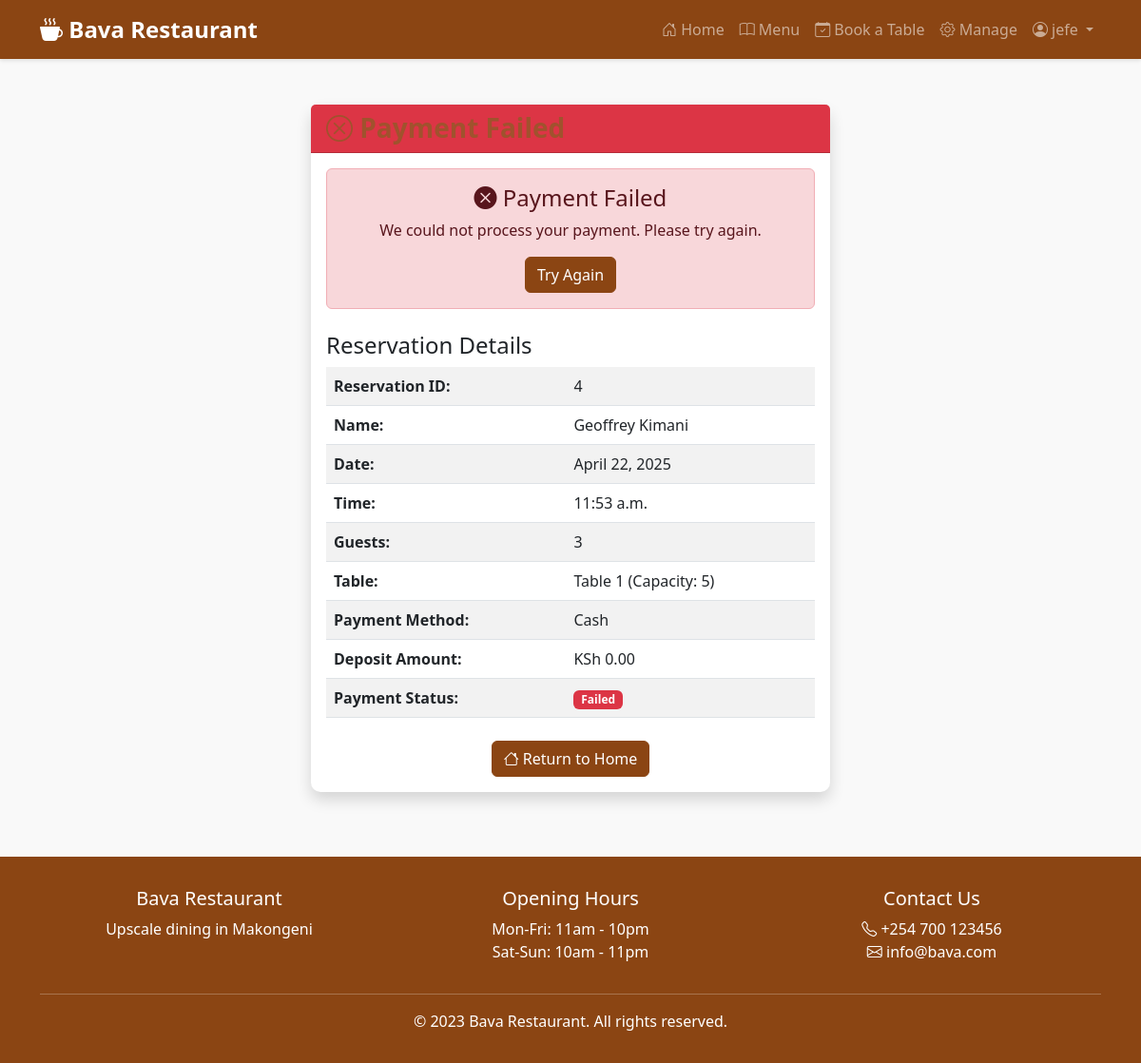
The page /payment/status/4/ (signed in) on the database its author committed.
### restaurant/models.py (models this page shows, shortened)
class Reservation(models.Model):
    PAYMENT_METHOD_CHOICES = [
        ('mpesa', 'Mpesa'),
        ('cash', 'Cash'),
    ]
    user = models.ForeignKey(User, on_delete=models.CASCADE, null=True, blank=True)
    customer_name = models.CharField(max_length=100)
    customer_email = models.EmailField()
    customer_phone = models.CharField(max_length=15)
    table = models.ForeignKey(Table, on_delete=models.CASCADE)
    reservation_date = models.DateField()
    reservation_time = models.TimeField()
    number_of_guests = models.PositiveIntegerField()
    special_requests = models.TextField(blank=True)
    created_at = models.DateTimeField(auto_now_add=True)
    is_confirmed = models.BooleanField(default=False)
    payment_method = models.CharField(
        max_length=10,
        choices=PAYMENT_METHOD_CHOICES,
        default='cash'
    )
    deposit_amount = models.DecimalField(max_digits=6, decimal_places=2, default=0)

class Table(models.Model):
    table_number = models.CharField(max_length=10, unique=True)
    capacity = models.PositiveIntegerField()
    is_available = models.BooleanField(default=True)
    def __str__(self):
        return f"Table {self.table_number} (Capacity: {self.capacity})"

### restaurant/views.py (the view)
# urls.py: path('payment/status/<int:reservation_id>/', views.payment_status, name='payment_status'),
@login_required(login_url='login')
def payment_status(request, reservation_id):
    try:
        reservation = Reservation.objects.get(id=reservation_id, user=request.user)
        return render(request, 'payment_status.html', {
            'reservation': reservation
        })
    except Reservation.DoesNotExist:
        messages.error(request, "Reservation not found or you don't have permission to access it.")
        return redirect('home')

### templates/payment_status.html (shortened to what this page needs)
{% extends 'base.html' %}
{% block content %}
<div class="row justify-content-center">
    <div class="col-md-6">
        <div class="card shadow">
            <div class="card-header {% if reservation.payment_status == 'paid' %}bg-success{% elif reservation.payment_status == 'pending' %}bg-warning{% else %}bg-danger{% endif %} text-white">
                <h3 class="card-title mb-0">
                    {% if reservation.payment_status == 'paid' %}
                        <i class="bi bi-check-circle"></i> Payment Complete
                    {% elif reservation.payment_status == 'pending' %}
                        <i class="bi bi-hourglass-split"></i> Payment Processing
                    {% else %}
                        <i class="bi bi-x-circle"></i> Payment Failed
                    {% endif %}
                </h3>
            </div>
            <div class="card-body">
                <div class="payment-status text-center mb-4">
                    {% if reservation.payment_status == 'paid' %}
                        <div class="alert alert-success">
                            <h4><i class="bi bi-check-circle-fill"></i> Your deposit payment was successful!</h4>
                            <p>Your table reservation has been confirmed.</p>
                        </div>
                    {% else %}
                        <div class="alert alert-danger">
                            <h4><i class="bi bi-x-circle-fill"></i> Payment Failed</h4>
                            <p>We could not process your payment. Please try again.</p>
                            <a href="{% url 'payment_page' reservation.id %}" class="btn btn-primary">Try Again</a>
                        </div>
                    {% endif %}
                </div>
                <div class="reservation-details">
                    <h4>Reservation Details</h4>
                    <table class="table table-striped">
                        <tr>
                            <th>Reservation ID:</th>
                            <td>{{ reservation.id }}</td>
                        </tr>
                        <tr>
                            <th>Name:</th>
                            <td>{{ reservation.customer_name }}</td>
                        </tr>
                        <tr>
                            <th>Date:</th>
                            <td>{{ reservation.reservation_date }}</td>
                        </tr>
                        <tr>
                            <th>Time:</th>
                            <td>{{ reservation.reservation_time }}</td>
                        </tr>
                        <tr>
                            <th>Guests:</th>
                            <td>{{ reservation.number_of_guests }}</td>
                        </tr>
                        <tr>
                            <th>Table:</th>
                            <td>{{ reservation.table }}</td>
                        </tr>
                        <tr>
                            <th>Payment Method:</th>
                            <td>{{ reservation.get_payment_method_display }}</td>
                        </tr>
                        <tr>
                            <th>Deposit Amount:</th>
                            <td>KSh {{ reservation.deposit_amount }}</td>
                        </tr>
                        <tr>
                            <th>Payment Status:</th>
                            <td>
                                {% if reservation.payment_status == 'paid' %}
                                    <span class="badge bg-success">Paid</span>
                                {% elif reservation.payment_status == 'pending' %}
                                    <span class="badge bg-warning text-dark">Pending</span>
                                {% else %}
                                    <span class="badge bg-danger">Failed</span>
                                {% endif %}
                            </td>
                        </tr>
                    </table>
                </div>
                <div class="text-center mt-4">
                    <a href="{% url 'home' %}" class="btn btn-primary">
                        <i class="bi bi-house"></i> Return to Home
                    </a>
                </div>
            </div>
        </div>
    </div>
</div>
{% endblock %}

### templates/base.html (shortened to what this page needs)
<!DOCTYPE html>
<html lang="en">
<head>
    <link href="https://cdn.jsdelivr.net/npm/bootstrap@5.3.0/dist/css/bootstrap.min.css" rel="stylesheet">
    <link rel="stylesheet" href="https://cdn.jsdelivr.net/npm/bootstrap-icons@1.10.0/font/bootstrap-icons.css">
</head>
<body>
    <nav class="navbar navbar-expand-lg navbar-dark">
        <div class="container">
            <a class="navbar-brand" href="{% url 'home' %}">
                <i class="bi bi-cup-hot-fill"></i> Bava Restaurant
            </a>
            <div class="collapse navbar-collapse" id="navbarNav">
                <ul class="navbar-nav ms-auto">
                    <li class="nav-item">
                        <a class="nav-link" href="{% url 'home' %}"><i class="bi bi-house-door"></i> Home</a>
                    </li>
                    <li class="nav-item">
                        <a class="nav-link" href="{% url 'menu' %}"><i class="bi bi-book"></i> Menu</a>
                    </li>
                    <li class="nav-item">
                        <a class="nav-link" href="{% url 'book_table' %}"><i class="bi bi-calendar-check"></i> Book a Table</a>
                    </li>
                    {% if user.is_authenticated %}
                        {% if user.is_staff %}
                            <li class="nav-item">
                                <a class="nav-link" href="{% url 'manage' %}"><i class="bi bi-gear"></i> Manage</a>
                            </li>
                        {% endif %}
                        <li class="nav-item dropdown">
                            <a class="nav-link dropdown-toggle" href="#" id="navbarDropdown" role="button"
                               data-bs-toggle="dropdown" aria-expanded="false">
                                <i class="bi bi-person-circle"></i> {{ user.username }}
                            </a>
                        </li>
                    {% endif %}
                </ul>
            </div>
        </div>
    </nav>
    <main class="container my-5">
        {% block content %}{% endblock %}
    </main>
    <footer>
        <div class="container text-center">
            <div class="row">
                <div class="col-md-4">
                    <h5>Bava Restaurant</h5>
                    <p>Upscale dining in Makongeni</p>
                </div>
                <div class="col-md-4">
                    <h5>Opening Hours</h5>
                    <p>Mon-Fri: 11am - 10pm<br>Sat-Sun: 10am - 11pm</p>
                </div>
                <div class="col-md-4">
                    <h5>Contact Us</h5>
                    <p><i class="bi bi-telephone"></i> +254 700 123456<br>
                    <i class="bi bi-envelope"></i> info@bava.com</p>
                </div>
            </div>
            <hr style="background-color: white;">
            <p class="mb-0">&copy; 2023 Bava Restaurant. All rights reserved.</p>
        </div>
    </footer>
</body>
</html>

### templates/base.html (style rules this page uses)
:root { --primary-color: #8B4513; --secondary-color: #D2B48C; --accent-color: #A0522D; --light-color: #FFF8DC; }
body { background-color: #f9f9f9; font-family: 'Segoe UI', Tahoma, Geneva, Verdana, sans-serif; }
.navbar { background-color: var(--primary-color) !important; box-shadow: 0 2px 4px rgba(0,0,0,0.1); }
.navbar-brand { font-weight: 700; font-size: 1.5rem; }
.nav-link { font-weight: 500; }
.card { border: none; border-radius: 10px; box-shadow: 0 4px 6px rgba(0,0,0,0.1); transition: transform 0.3s ease; margin-bottom: 20px; }
.card-title { color: var(--accent-color); font-weight: 600; }
.btn-primary { background-color: var(--primary-color); border-color: var(--primary-color); }
footer { background-color: var(--primary-color); color: white; padding: 2rem 0; margin-top: 3rem; }

### rows shown on the page
Reservation: id "4", customer_name "Geoffrey Kimani", reservation_date "April 22, 2025", reservation_time "11:53 a.m.", number_of_guests "3", table "Table 1 (Capacity: 5)", payment_method "Cash", deposit_amount "0.00"

### other values the page prints
{{ user.username }} "jefe"
